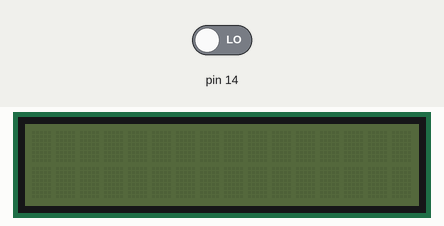
Recording of a sketch running on a simulated Arduino Uno, built with avr-gcc and run on an emulated ATmega328P. Shown: 16×2 character LCD. Inputs (shaded band) come from the test bench; at power-on: pin 14 LOW.

Above: at 1.2 s.
1.3 s: pin 14 driven HIGH
At 2.6 s:
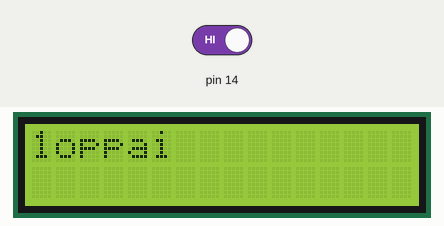
Timing chart, 0 to 4.3 s (numbered marks = the images above; inputs shaded):
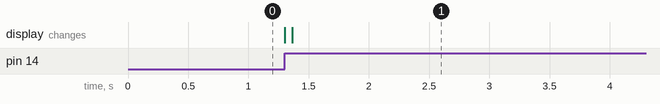

Measured:
- after the input at 1.3 s, the display: first changes at once (image 1 shows a later state)

The sketch:

_20140107oppiWithLcd10.ino
```cpp
#include <LiquidCrystal.h>

// initialize the library with the numbers of the interface pins
LiquidCrystal lcd(8, 9, 4, 5, 6, 7);
void setup(){

  Serial.begin(9600);
  pinMode(14,INPUT);

 }
 int now=1;
 int pre=1;
 int c=0;

void loop(){
  pre=now;
   if(digitalRead(14)==HIGH){now=0;}else{now=1;}
   if(pre==1&now==0) {c++;
                     lcd.begin(16, 2);
                     lcd.print(c);
                     lcd.println("oppai"); }

}
```
